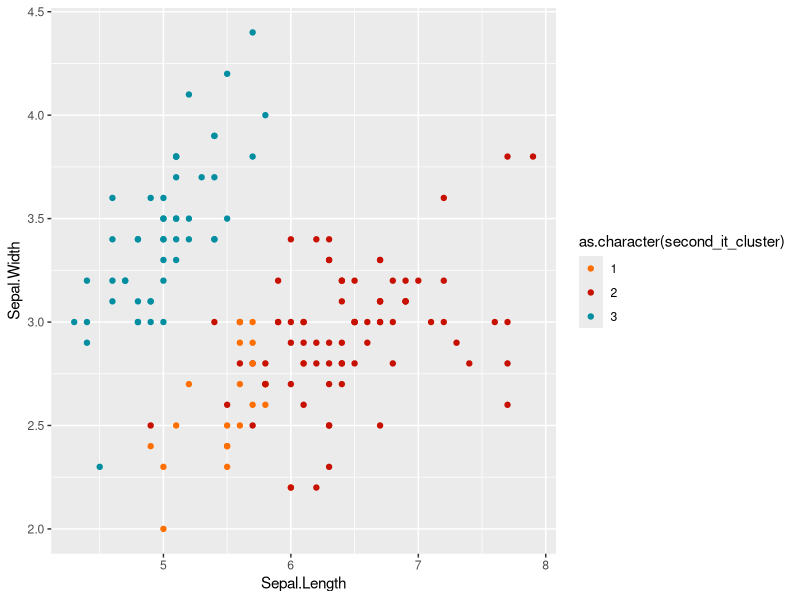
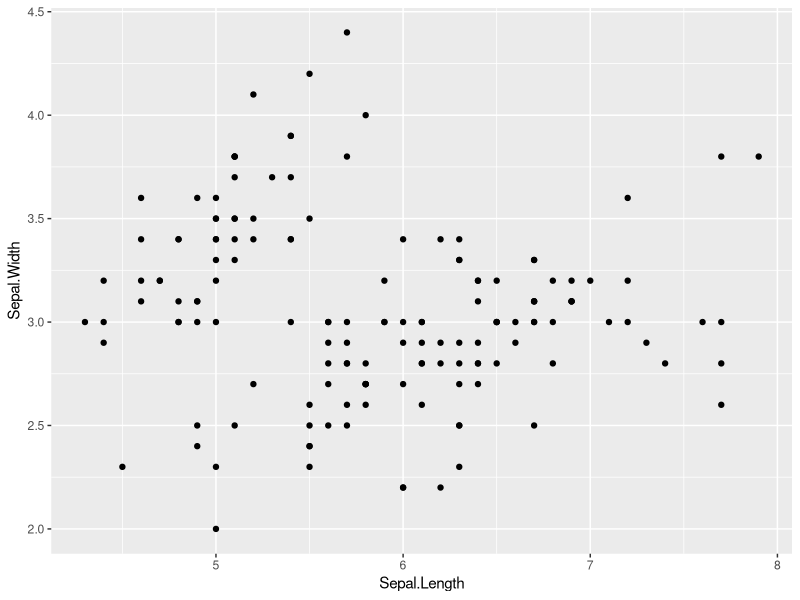
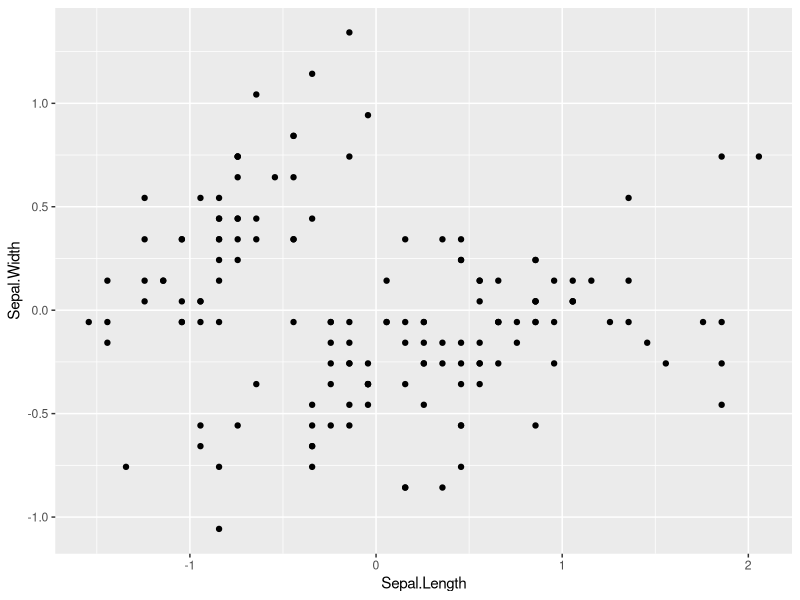
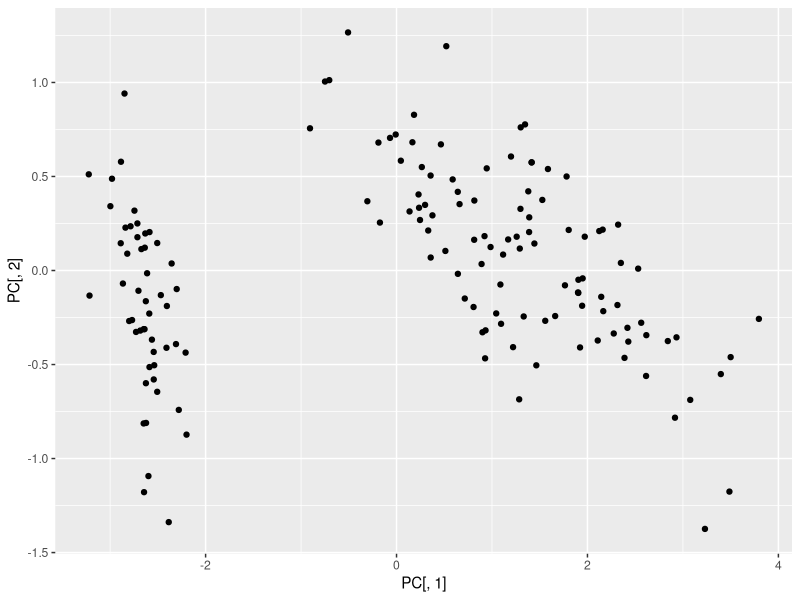
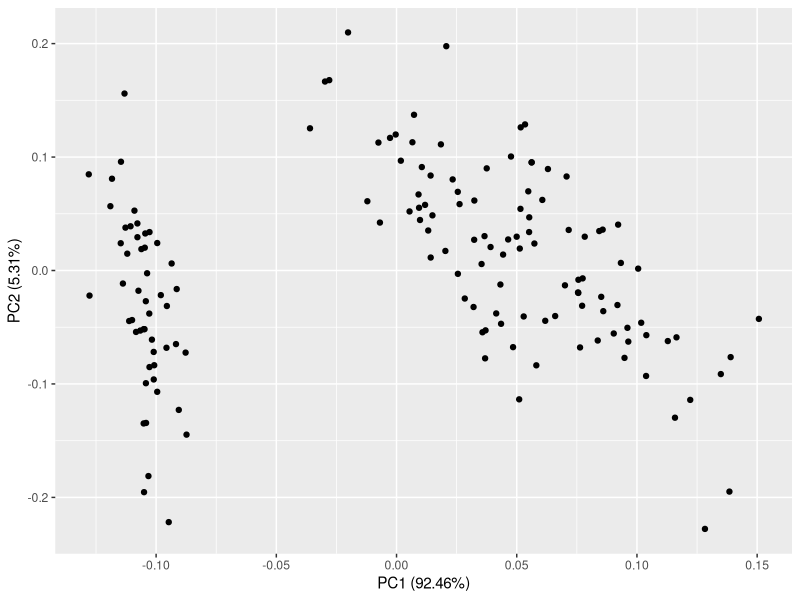
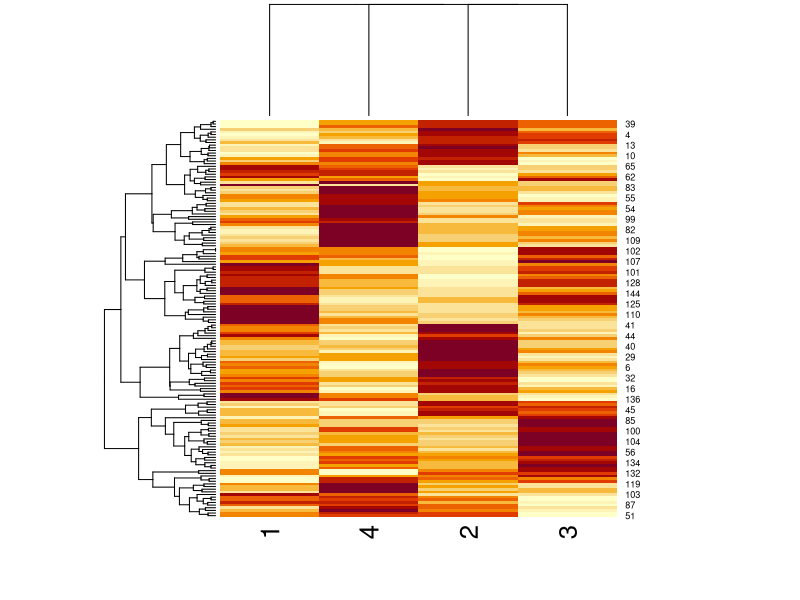
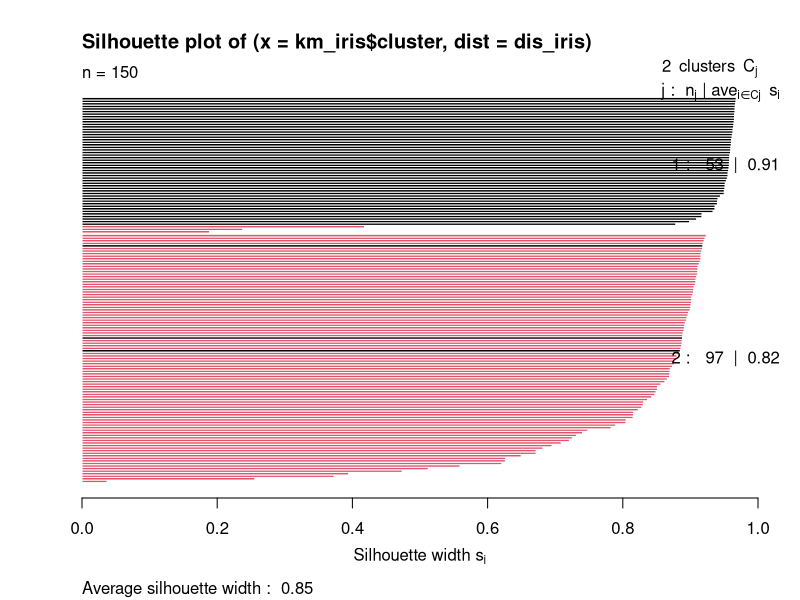
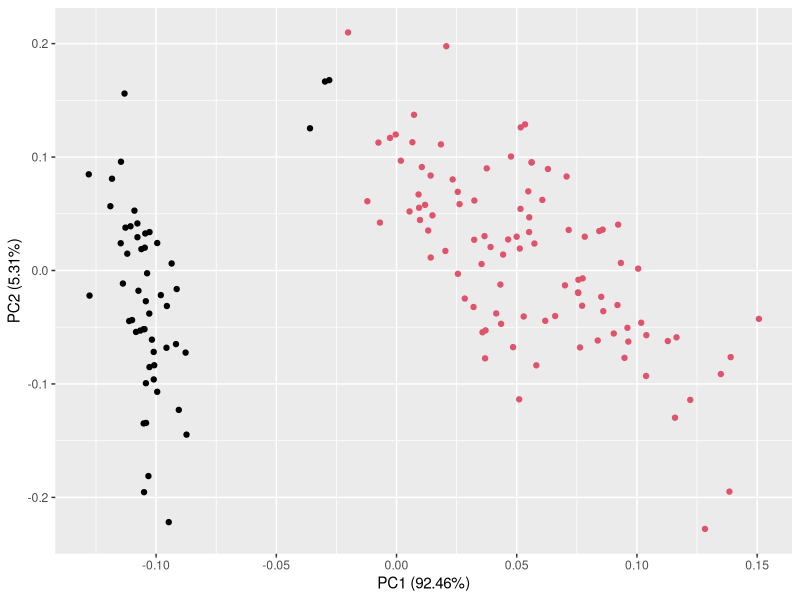

These charts were generated, in order, by the following R code:
## ---- chunk 1
knitr::opts_chunk$set(echo = TRUE, eval = T)
## ---- chunk 2
library(ggplot2)
library(tidyverse)
library(ggfortify)
library(fastICA)
library(ggsci)
library(cluster)
## ---- chunk 3
data(iris)
## ---- chunk 4
vaars <- c('Sepal.Length', 'Sepal.Width', 'Petal.Length', 'Petal.Width')
new_iris <- iris[vaars]
## ---- chunk 5
# Set seed so the randomly generated values can be replicated
set.seed(15)

random_int1 <- sample(1:150, 1)
random_int2 <- sample(1:150, 1)
random_int3 <- sample(1:150, 1)


# Using the randomly generated numbers to select datapoints from within the set
NI1 <- new_iris[random_int1,]
NI2 <- new_iris[random_int2,]
NI3 <- new_iris[random_int3,]

## ---- chunk 6
# Copy of original data into a new variable 
first_iris <- new_iris

# Calculate the euclidean distance for the three variables
first_iris <- mutate(first_iris, cluster1_1it = (NI1[,1]-Sepal.Length)**2+(NI1[,2]-Sepal.Width)**2 +(NI1[,3]-Petal.Length)**2 +(NI1[,4]-Petal.Width)**2)
first_iris <- mutate(first_iris, cluster2_1it = (NI2[,1]-Sepal.Length)**2+(NI2[,2]-Sepal.Width)**2 +(NI2[,3]-Petal.Length)**2 +(NI1[,4]-Petal.Width)**2)
first_iris <- mutate(first_iris, cluster3_1it = (NI3[,1]-Sepal.Length)**2+(NI3[,2]-Sepal.Width)**2 +(NI3[,3]-Petal.Length)**2 +(NI1[,4]-Petal.Width)**2)


## ---- chunk 7

# Sorting all of the variables into a defined cluster based on their smallest euclidean value. 
first_iris <- mutate(first_iris, first_it_cluster = ifelse((first_iris$cluster1_1it < first_iris$cluster3_1it & first_iris$cluster1_1it < first_iris$cluster2_1it) == TRUE, 1, ifelse((first_iris$cluster2_1it <  first_iris$cluster3_1it & first_iris$cluster2_1it < first_iris$cluster1_1it) == TRUE, 2, 3)))


# Counting the  number of samples in each cluster
length(first_iris$first_it_cluster[first_iris$first_it_cluster== 1])
length(first_iris$first_it_cluster[first_iris$first_it_cluster== 2])
length(first_iris$first_it_cluster[first_iris$first_it_cluster== 3])

# Filter the data frame based on clustering, and calculate the mean of each variable within each cluster.
t1 <- filter(first_iris, first_iris$first_it_cluster == 1)
t2 <- filter(first_iris, first_iris$first_it_cluster == 2)
t3 <- filter(first_iris, first_iris$first_it_cluster == 3)

# Finding out the new centroids for each cluster.
t1_sum <- t1[,1:4] %>% summarize_each(funs(mean))
t1_sum

t2_sum <- t2[,1:4] %>% summarize_each(funs(mean))
t2_sum

t3_sum <- t3[,1:4] %>% summarize_each(funs(mean))
t3_sum



first_iris
## ---- chunk 8

# Copy original iris data-frame for the second iteration of the data
second_iris <- new_iris

# Calculate the new euclidean distance using the calculated centroids from before
second_iris <- mutate(second_iris, cluster1_2it = (t1_sum[,1]-Sepal.Length)**2+(t1_sum[,2]-Sepal.Width)**2 +(t1_sum[,3]-Petal.Length)**2 +(t1_sum[,4]-Petal.Width)**2)
second_iris <- mutate(second_iris, cluster2_2it = (t2_sum[,1]-Sepal.Length)**2+(t2_sum[,2]-Sepal.Width)**2 +(t2_sum[,3]-Petal.Length)**2 +(t2_sum[,4]-Petal.Width)**2)
second_iris <- mutate(second_iris, cluster3_2it = (t3_sum[,1]-Sepal.Length)**2+(t3_sum[,2]-Sepal.Width)**2 +(t3_sum[,3]-Petal.Length)**2 +(t3_sum[,4]-Petal.Width)**2)


second_iris

## ---- chunk 9

# Sort each sample into clusters based on their euclidean values
second_iris <- mutate(second_iris, second_it_cluster = ifelse((second_iris$cluster1_2it < second_iris$cluster3_2it & second_iris$cluster1_2it < second_iris$cluster2_2it) == TRUE, 1, ifelse((second_iris$cluster2_2it <  second_iris$cluster3_2it & second_iris$cluster2_2it < second_iris$cluster1_2it) == TRUE, 2, 3)))

second_iris


# Count the amount of subjects in each cluster
length(second_iris$second_it_cluster[second_iris$second_it_cluster== 1])
length(second_iris$second_it_cluster[second_iris$second_it_cluster== 2])
length(second_iris$second_it_cluster[second_iris$second_it_cluster== 3])



# Sort the subjects by their cluster, and calculate the new means for each cluster.
t21 <- filter(second_iris, second_iris$second_it_cluster == 1)

t22 <- filter(second_iris, second_iris$second_it_cluster == 2)

t23 <- filter(second_iris, second_iris$second_it_cluster == 3)


# Calculate new centroids again.
t21_sum <- t1[,1:4] %>% summarize_each(funs(mean))
t21_sum

t22_sum <- t2[,1:4] %>% summarize_each(funs(mean))
t22_sum

t23_sum <- t3[,1:4] %>% summarize_each(funs(mean))
t23_sum


# Visualize entire dataframe
ggplot(data = second_iris) + geom_point(aes(Sepal.Length, Sepal.Width, color = as.character(second_it_cluster)))+ ggsci::scale_color_futurama()

## ---- chunk 10
# Turning the data set into a data matrix.
iris_pca <- data.matrix(new_iris)
# Moving the data to be centered around the origin.

ggplot(data = second_iris) + geom_point((aes(Sepal.Length, Sepal.Width)))

Center_iris <- apply(iris_pca, 2, function(x) x - mean(x))
ggplot(data = Center_iris) + geom_point((aes(Sepal.Length, Sepal.Width)))

## ---- chunk 11
#Caclulates the SSDistances 
Covariance_iris <- cov(Center_iris)
Covariance_iris
## ---- chunk 12
Eigen_value_iris <- eigen(Covariance_iris)$value

#columns are the eigen vectors
Eigen_vector_iris <- eigen(Covariance_iris)$vector
## ---- chunk 13
PC <- as.data.frame(data.matrix(Center_iris) %*% Eigen_vector_iris)

ggplot(PC, aes(PC[,1], PC[,2])) + geom_point(aes(PC[,1], PC[,2]))
#+ geom_text(aes(label=Auto_data_names[1:8]), nudge_x = -2.5, nudge_y = 400)
## ---- chunk 14
#for each component, take the cumulative sum of eigen values up to that point and and divide by the total sum of eigen values
round(cumsum(Eigen_value_iris)/sum(Eigen_value_iris) * 100, digits = 2)
## ---- chunk 15
autoplot(prcomp(iris_pca))
## ---- chunk 16
iris_ica <- fastICA(iris_pca, 4, alg.typ = "parallel", fun = "logcosh", alpha = 1,
             method = "R", row.norm = FALSE, maxit = 200,
             tol = 0.0001, verbose = TRUE)

heatmap(iris_ica$S)

## ---- chunk 17
set.seed(15)

clusGap(iris_pca, kmeans, K.max = 10, B=150)

km_iris <- kmeans(new_iris, 2, 150)  

dis_iris <- dist(new_iris)^2

sil_iris <- silhouette(km_iris$cluster, dis_iris)
plot(sil_iris, col = km_iris$cluster)

autoplot(prcomp(iris_pca), col=km_iris$cluster)
## ---- chunk 18
set.seed(15)


vaars1 <- c('Sepal.Length', 'Sepal.Width', 'Petal.Length', 'Petal.Width', 'Species')
test_iris <- iris[vaars1]

iris_df <- data.matrix(test_iris)

clusGap(iris_pca, kmeans, K.max = 10, B=150)

km_iris1 <- kmeans(new_iris, 2, 150)  
km_iris1$cluster

dis_iris1 <- dist(test_iris)^2

sil_iris1 <- silhouette(km_iris1$cluster, dis_iris1)
plot(sil_iris1, col = test_iris$Species)

## ---- chunk 19
iris_dist1 <- dist(new_iris, method = "euclidean")
tree1 <- hclust(iris_dist1, method="centroid")
plot(tree1)

tree_k1 <- cutree(tree1, k = 3)
# plot the tree before running this line 
rect.hclust(tree1, k = 3, h = NULL)

tree_iris1 <- cbind(new_iris, tree_k1)



autoplot(prcomp(tree_iris1), col = tree_iris1$tree_k1)

## ---- chunk 20
iris_dist2 <- dist(new_iris, method = "euclidean")
tree2 <- hclust(iris_dist2, method="average")
plot(tree2)

tree_k2 <- cutree(tree2, k = 3, h = 2)
rect.hclust(tree2, h = 2)


tree_iris2 <- cbind(new_iris, tree_k2)



autoplot(prcomp(tree_iris2), col = tree_iris2$tree_k2)
## ---- chunk 21

tree22 <- hclust(iris_dist2, method="average")
plot(tree22)


tree_k22 <- cutree(tree22, h = 3)
rect.hclust(tree22, h = 1)


## ---- chunk 22
iris_dist4 <- dist(new_iris, method = "manhattan")
tree4 <- hclust(iris_dist4, method="average")
plot(tree4)

tree_k4 <- cutree(tree4, k = 3)
# plot the tree before running this line 
rect.hclust(tree1, h = 3)

tree_iris4 <- cbind(new_iris, tree_k4)



autoplot(prcomp(tree_iris4), col = tree_iris4$tree_k4)

## ---- chunk 23
tree42 <- hclust(iris_dist2, method="average")
plot(tree42)


tree_k22 <- cutree(tree22, h = 1)
rect.hclust(tree22, h = 1)


## ---- chunk 24
iris_dist6 <- dist(new_iris, method = "manhattan")
tree6<- hclust(iris_dist6, method="centroid")
plot(tree6)

tree_k6 <- cutree(tree6, k = 3)
# plot the tree before running this line 
rect.hclust(tree6, k = 3, h = NULL)

tree_iris6 <- cbind(new_iris, tree_k6)


autoplot(prcomp(tree_iris6), col = tree_iris6$tree_k6)
